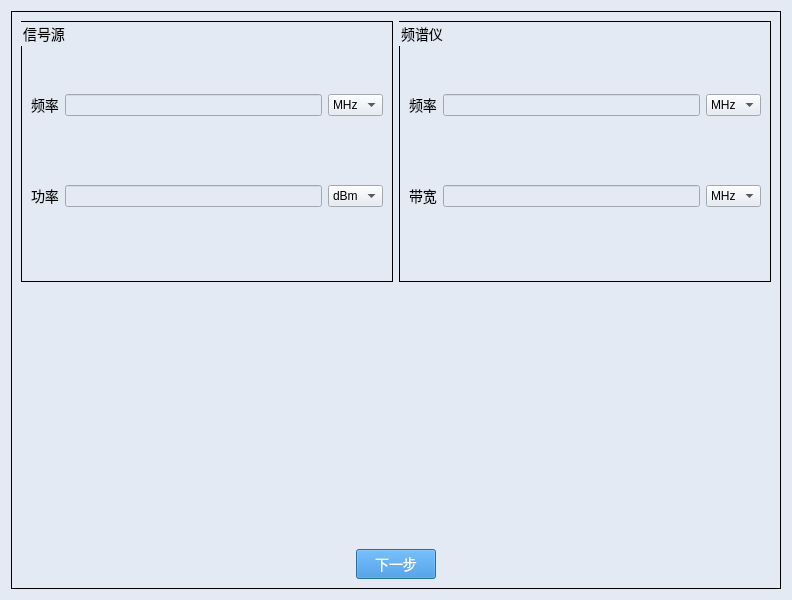
<?xml version="1.0" encoding="UTF-8"?>
<ui version="4.0">
 <class>Dialog</class>
 <widget class="QDialog" name="Dialog">
  <property name="geometry">
   <rect>
    <x>0</x>
    <y>0</y>
    <width>792</width>
    <height>600</height>
   </rect>
  </property>
  <property name="font">
   <font>
    <family>Microsoft YaHei</family>
    <pointsize>14</pointsize>
   </font>
  </property>
  <property name="windowTitle">
   <string>Dialog</string>
  </property>
  <property name="styleSheet">
   <string notr="true">
QWidget{
background-color:#E3EAF4;
}
QLineEdit{
background-color:#E3EAF4;
}
QDialog{
background-color:#E3EAF4;
margin-top:10px;
}
QLabel{
font-size:14px;
font-family:Microsoft YaHei;
background-color:#E3EAF4;
}
QGroupBox{
font-size:14px;
font-family:Microsoft YaHei;
border:1px solid rgb(0, 0, 0);
background-color:#E3EAF4;
}
QPushButton{
background-color:#2884D8;
color: #FFFFFF;
font-size:14px;
font-family:Microsoft YaHei;
}
QTextBrowser{
border-width:0;
border-style:outset;
background-color:#E3EAF4;
}
QGraphicsView{
background-color:#E3EAF4;
border-width:0;
border-style:outset;
}</string>
  </property>
  <layout class="QGridLayout" name="gridLayout_2">
   <item row="0" column="0">
    <widget class="QGroupBox" name="groupBox">
     <property name="title">
      <string/>
     </property>
     <layout class="QGridLayout" name="gridLayout_4" rowstretch="1,0,1,0">
      <item row="3" column="0" colspan="2">
       <layout class="QGridLayout" name="gridLayout">
        <item row="0" column="0">
         <spacer name="horizontalSpacer">
          <property name="orientation">
           <enum>Qt::Horizontal</enum>
          </property>
          <property name="sizeHint" stdset="0">
           <size>
            <width>40</width>
            <height>20</height>
           </size>
          </property>
         </spacer>
        </item>
        <item row="0" column="1">
         <widget class="QPushButton" name="pushButton_next">
          <property name="text">
           <string>下一步</string>
          </property>
         </widget>
        </item>
        <item row="0" column="2">
         <spacer name="horizontalSpacer_2">
          <property name="orientation">
           <enum>Qt::Horizontal</enum>
          </property>
          <property name="sizeHint" stdset="0">
           <size>
            <width>40</width>
            <height>20</height>
           </size>
          </property>
         </spacer>
        </item>
       </layout>
      </item>
      <item row="0" column="0" rowspan="2" colspan="2">
       <layout class="QHBoxLayout" name="horizontalLayout">
        <item>
         <widget class="QGroupBox" name="groupBox_2">
          <property name="title">
           <string>信号源</string>
          </property>
          <layout class="QGridLayout" name="gridLayout_3">
           <item row="0" column="1">
            <widget class="QLineEdit" name="lineEdit_freq_sg"/>
           </item>
           <item row="1" column="2">
            <widget class="QComboBox" name="comboBox_sg_power">
             <item>
              <property name="text">
               <string>dBm</string>
              </property>
             </item>
            </widget>
           </item>
           <item row="0" column="2">
            <widget class="QComboBox" name="comboBox_sg_freq">
             <item>
              <property name="text">
               <string>MHz</string>
              </property>
             </item>
            </widget>
           </item>
           <item row="1" column="0">
            <widget class="QLabel" name="label_2">
             <property name="text">
              <string>功率</string>
             </property>
            </widget>
           </item>
           <item row="0" column="0">
            <widget class="QLabel" name="label">
             <property name="text">
              <string>频率</string>
             </property>
            </widget>
           </item>
           <item row="1" column="1">
            <widget class="QLineEdit" name="lineEdit_power_sg"/>
           </item>
          </layout>
         </widget>
        </item>
        <item>
         <widget class="QGroupBox" name="groupBox_4">
          <property name="title">
           <string>频谱仪</string>
          </property>
          <layout class="QGridLayout" name="gridLayout_5">
           <item row="0" column="1">
            <widget class="QLineEdit" name="lineEdit_freq_sa"/>
           </item>
           <item row="0" column="2">
            <widget class="QComboBox" name="comboBox_sa_freq">
             <item>
              <property name="text">
               <string>MHz</string>
              </property>
             </item>
            </widget>
           </item>
           <item row="1" column="1">
            <widget class="QLineEdit" name="lineEdit_bw_sa"/>
           </item>
           <item row="0" column="0">
            <widget class="QLabel" name="label_7">
             <property name="text">
              <string>频率</string>
             </property>
            </widget>
           </item>
           <item row="1" column="2">
            <widget class="QComboBox" name="comboBox_sa_bw">
             <item>
              <property name="text">
               <string>MHz</string>
              </property>
             </item>
            </widget>
           </item>
           <item row="1" column="0">
            <widget class="QLabel" name="label_8">
             <property name="text">
              <string>带宽</string>
             </property>
            </widget>
           </item>
          </layout>
         </widget>
        </item>
       </layout>
      </item>
     </layout>
    </widget>
   </item>
  </layout>
 </widget>
 <resources>
  <include location="iconQrc.qrc"/>
 </resources>
 <connections/>
</ui>
